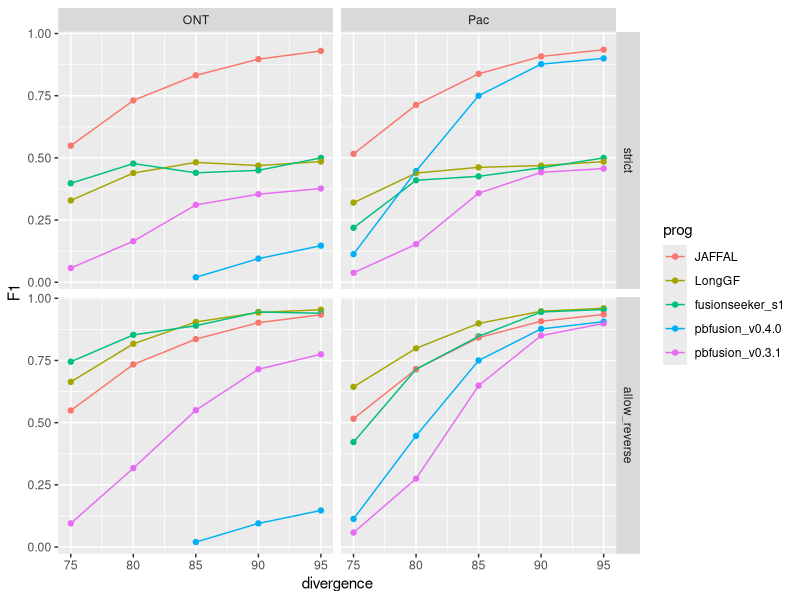
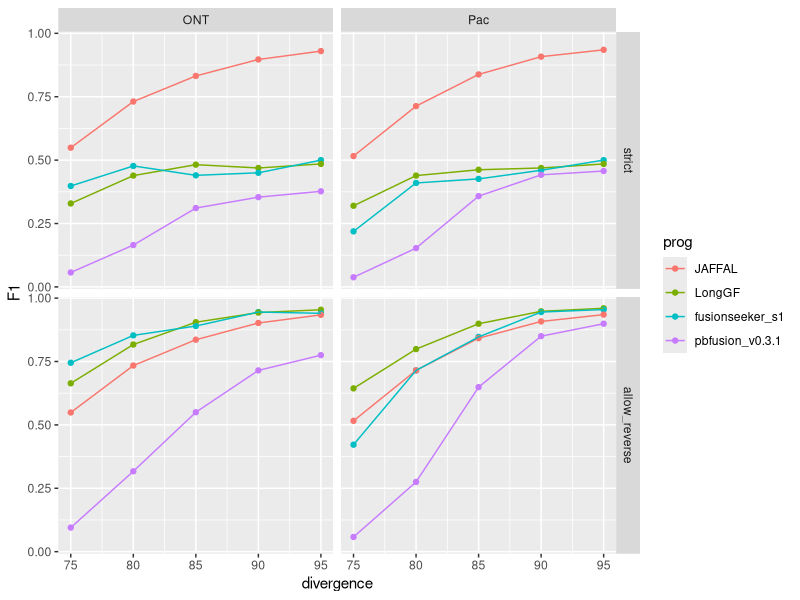
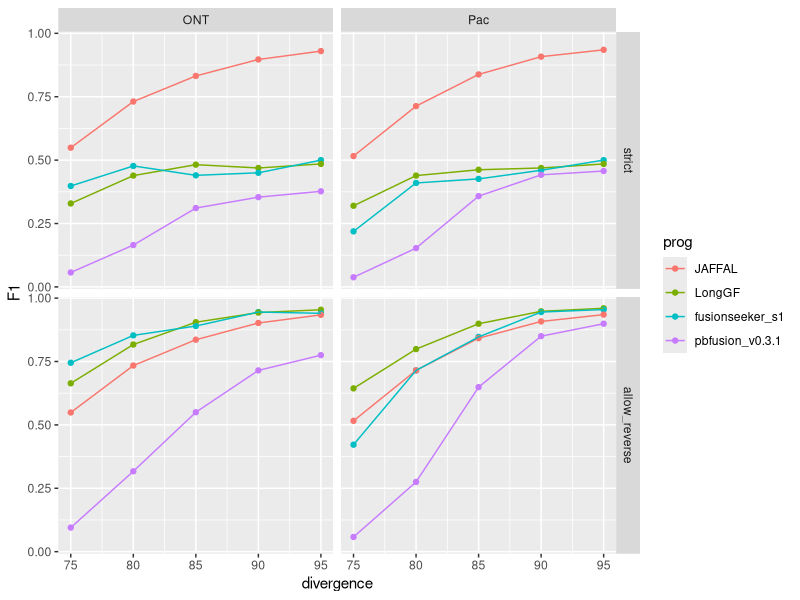

These charts were generated, in order, by the following R code:
## ---- chunk 1
knitr::opts_chunk$set(echo = TRUE)
library(tidyverse)
## ---- chunk 2

strict_results = read.table("data/strict.combined_results.ROC.tsv", header=T, sep="\t", stringsAsFactors = F)
strict_results$analysisType="strict"

allow_reverse_results = read.table("data/allow_reverse.combined_results.ROC.tsv", header=T, sep="\t", stringsAsFactors = F)
allow_reverse_results$analysisType="allow_reverse"


## ---- chunk 3

data = bind_rows(strict_results,
                 allow_reverse_results)


## ---- chunk 4

data = data %>% filter(prog %in% c(
                                   'pbfusion_v0.3.1',
                                   'pbfusion_v0.4.0',
                                   'fusionseeker_s1',
                                   'LongGF',
                                   'JAFFAL',
                                   'ctat-LR-fusion.v0.12.0')
                       )


## ---- chunk 5

max_F1_data = data %>% group_by(analysisType, prog, seqtype, divergence) %>% 
    arrange(desc(F1)) %>% filter(row_number() == 1) %>% ungroup()


# rank programs 

ranked_progs = max_F1_data  %>% group_by(prog) %>% summarize(mean_F1 = mean(F1)) %>% arrange(desc(mean_F1))

max_F1_data$prog = factor(max_F1_data$prog, levels=ranked_progs$prog)

max_F1_data$analysisType = factor(max_F1_data$analysisType, levels=c('strict', 'allow_reverse'))


## ---- chunk 6

p_linepoint = max_F1_data %>% 
    filter(analysisType %in% c('strict', 'allow_reverse')) %>%
    ggplot() + 
    geom_point(aes(x=divergence, y=F1, color=prog)) +
    geom_line(aes(x=divergence, y=F1, group=prog, color=prog)) +
    facet_grid(vars(analysisType), vars(seqtype))


p_linepoint

## ---- chunk 7

# mention the new pbfusion v0.4.0 for supp, keep rest for main fig

p_linepoint = max_F1_data %>% 
    filter(prog != "pbfusion_v0.4.0") %>% 
    filter(analysisType %in% c('strict', 'allow_reverse')) %>%
    ggplot() + 
    geom_point(aes(x=divergence, y=F1, color=prog)) +
    geom_line(aes(x=divergence, y=F1, group=prog, color=prog)) +
    facet_grid(vars(analysisType), vars(seqtype))


p_linepoint




## ---- chunk 8

ggsave(p_linepoint, filename="jaffal_simdata_accuracy.paperfig.pdf", width=8, height=7)

